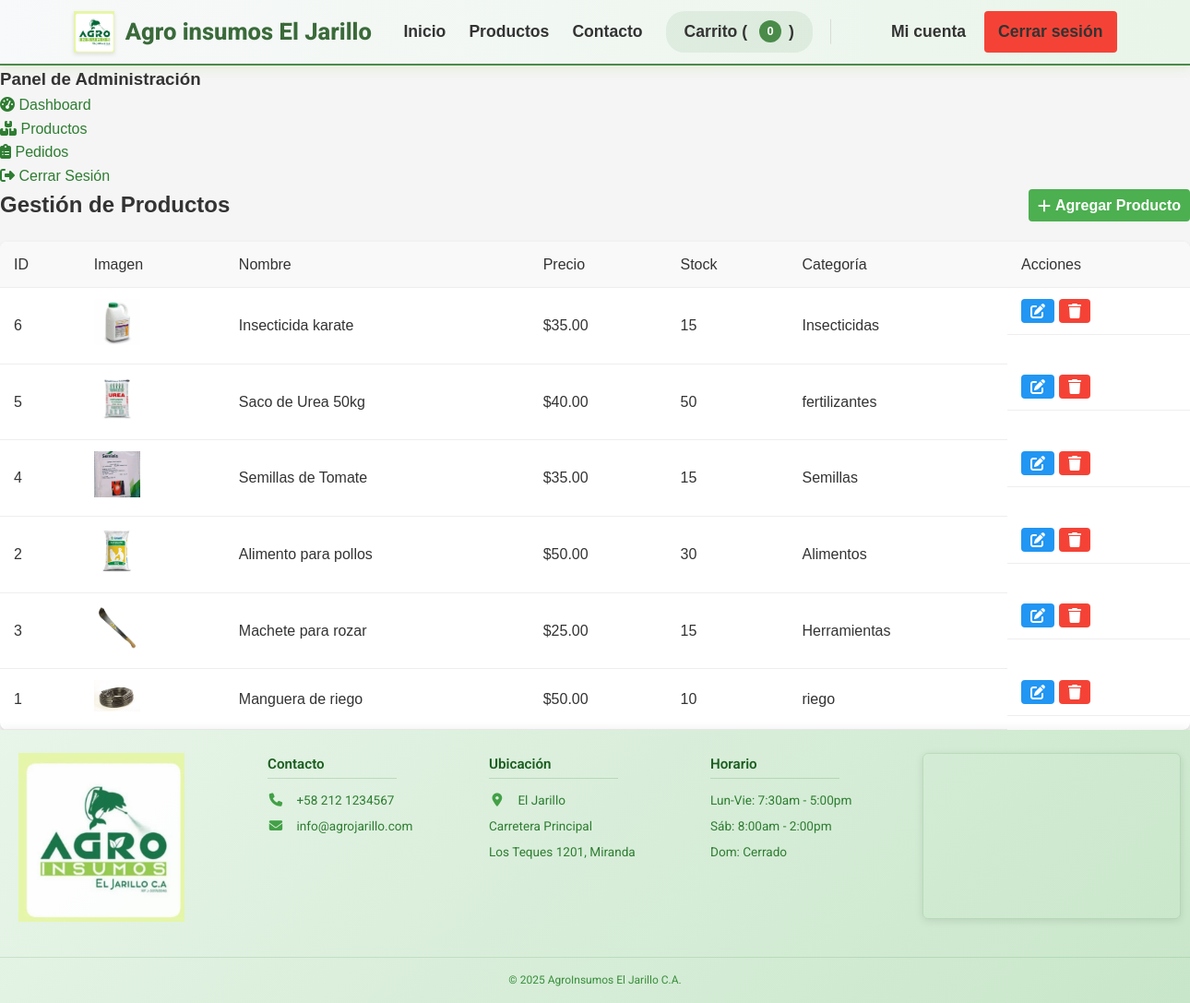
Page /gestion_productos.php (signed in) on the committed database.
### tables this page shows
CREATE TABLE `productos` (
  `id` int(11) NOT NULL,
  `nombre` varchar(100) NOT NULL,
  `descripcion` text DEFAULT NULL,
  `precio` decimal(10,2) NOT NULL,
  `categoria` varchar(50) NOT NULL,
  `stock` int(11) NOT NULL,
  `imagen` varchar(100) DEFAULT NULL,
  `fecha_creacion` timestamp NOT NULL DEFAULT current_timestamp()
);

### gestion_productos.php (the view, shortened to what this page needs)
<?php
include '../includes/header.php';
$database = new Database();
$pdo = $database->getConnection();
$stmt = $pdo->query("SELECT * FROM productos ORDER BY fecha_creacion DESC");
$productos = $stmt->fetchAll(PDO::FETCH_ASSOC);
?>
<div class="admin-container">
    <div class="admin-sidebar">
        <h3>Panel de Administración</h3>
        <ul>
            <li><a href="dashboard.php"><i class="fas fa-tachometer-alt"></i> Dashboard</a></li>
            <li class="active"><a href="productos.php"><i class="fas fa-boxes"></i> Productos</a></li>
            <li><a href="pedidos.php"><i class="fas fa-clipboard-list"></i> Pedidos</a></li>
            <li><a href="../logout.php"><i class="fas fa-sign-out-alt"></i> Cerrar Sesión</a></li>
        </ul>
    </div>
    <div class="admin-content">
        <div class="admin-header">
            <h2>Gestión de Productos</h2>
            <a href="agregar_producto.php" class="btn btn-primary">
                <i class="fas fa-plus"></i> Agregar Producto
            </a>
        </div>
        <div class="productos-table">
            <table>
                <thead>
                    <tr>
                        <th>ID</th>
                        <th>Imagen</th>
                        <th>Nombre</th>
                        <th>Precio</th>
                        <th>Stock</th>
                        <th>Categoría</th>
                        <th>Acciones</th>
                    </tr>
                </thead>
                <tbody>
                    <?php foreach($productos as $producto): ?>
                    <tr>
                        <td><?php echo $producto['id']; ?></td>
                        <td>
                            <?php if($producto['imagen']): ?>
                                <img src="../assets/images/productos/<?php echo $producto['imagen']; ?>" alt="<?php echo $producto['nombre']; ?>" width="50">
                            <?php else: ?>
                                <div class="no-image">Sin imagen</div>
                            <?php endif; ?>
                        </td>
                        <td><?php echo htmlspecialchars($producto['nombre']); ?></td>
                        <td>$<?php echo number_format($producto['precio'], 2); ?></td>
                        <td><?php echo $producto['stock']; ?></td>
                        <td><?php echo htmlspecialchars($producto['categoria']); ?></td>
                        <td class="actions">
                            <a href="editar_producto.php?id=<?php echo $producto['id']; ?>" class="btn btn-edit">
                                <i class="fas fa-edit"></i>
                            </a>
                            <a href="productos.php?eliminar=<?php echo $producto['id']; ?>" class="btn btn-danger" onclick="return confirm('¿Estás seguro de eliminar este producto?')">
                                <i class="fas fa-trash"></i>
                            </a>
                        </td>
                    </tr>
                    <?php endforeach; ?>
                </tbody>
            </table>
        </div>
    </div>
</div>
<?php include '../includes/footer.php'; ?>

### assets/css/style.css (style rules this page uses)
:root { --primary: #4a8c2a; --primary-dark: #3a6e20; --secondary: #f5a623; --light: #f9f9f9; --dark: #333; --gray: #ddd; --white: #fff; }
* { margin: 0; padding: 0; box-sizing: border-box; }
body { font-family: 'Open Sans', sans-serif; color: var(--dark); line-height: 1.6; background-color: #f5f5f5; }
:root { --primary: #4a8b4a; --primary-dark: #3a6a3a; --dark: #333; --light: #f8f9fa; }
.btn { display: inline-block; background-color: var(--primary); color: var(--white); padding: 10px 20px; border-radius: 5px; text-decoration: none; font-weight: 600; transition: background-color 0.3s; border: none; cursor: pointer; }
body { font-family: Arial, sans-serif; margin: 0; padding: 0; background-color: #f5f5f5; color: #333; }
a { color: #2e7d32; text-decoration: none; }

### gestion_productos.php (style rules this page uses)
.admin-header { display: flex; justify-content: space-between; align-items: center; margin-bottom: 20px; }
.productos-table { background: white; border-radius: 8px; box-shadow: 0 2px 5px rgba(0,0,0,0.1); overflow: hidden; }
table { width: 100%; border-collapse: collapse; }
th, td { padding: 12px 15px; text-align: left; border-bottom: 1px solid #eee; }
th { background: #f9f9f9; font-weight: 500; }
.actions { display: flex; gap: 5px; }
.btn { padding: 5px 10px; border-radius: 4px; color: white; text-decoration: none; display: inline-flex; align-items: center; gap: 5px; }
.btn-primary { background: #4CAF50; }
.btn-edit { background: #2196F3; }
.btn-danger { background: #f44336; }

### rows in the picture
productos: id "6", imagen (picture), nombre "Insecticida karate", precio "35.00", stock "15", categoria "Insecticidas"
productos: id "5", imagen (picture), nombre "Saco de Urea 50kg", precio "40.00", stock "50", categoria "fertilizantes"
productos: id "4", imagen (picture), nombre "Semillas de Tomate", precio "35.00", stock "15", categoria "Semillas"
productos: id "2", imagen (picture), nombre "Alimento para pollos", precio "50.00", stock "30", categoria "Alimentos"
productos: id "3", imagen (picture), nombre "Machete para rozar", precio "25.00", stock "15", categoria "Herramientas"
productos: id "1", imagen (picture), nombre "Manguera de riego", precio "50.00", stock "10", categoria "riego"
